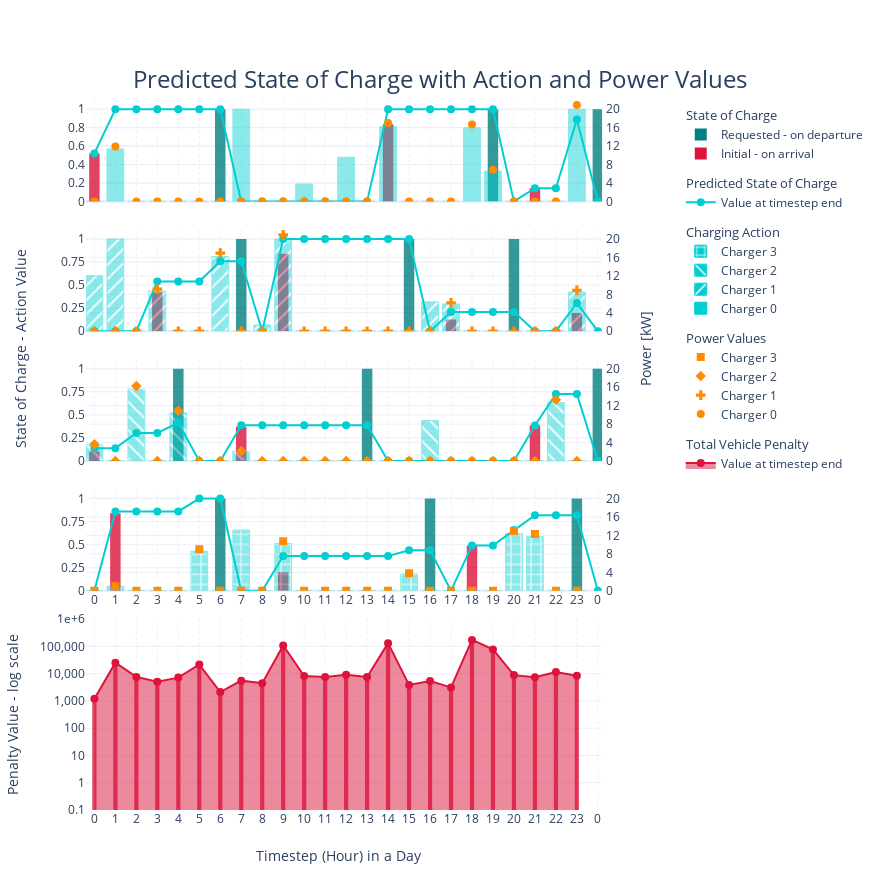

Source (notebook cell):
### Markdown cell above
#### Predicted Vehicle State of Charge and corresponding action and power values and penalties

### Code cell
subplot_fig = make_subplots(
    rows=5,
    row_heights=[0.17, 0.17, 0.17, 0.17, 0.32],
    cols=1,
    shared_xaxes=True,
    vertical_spacing=0.04,
    specs=[[{'secondary_y': True}], [{'secondary_y': True}], [{'secondary_y': True}], [{'secondary_y': True}],
           [{'secondary_y': True}]]
)

charger_patterns = ['', '/', '\\', '+']
charger_markers = ['circle', 'cross', 'diamond', 'square']
for v_id in initial_training_data.index:
    charger_id = int(initial_training_data.loc[v_id, 'Charger ID'])
    counter = number_of_chargers - charger_id
    charger = counter - 1
    
    arr = int(initial_training_data.loc[v_id, 'Arrival'])
    dep = int(initial_training_data.loc[v_id, 'Departure'])
    
    if initial_training_data.loc[v_id, 'Vehicle ID'] == '0':
        psoc = chargers_predictions.loc[chargers_predictions['Charger ID']==charger,'Vehicle State of Charge']
        pactions = chargers_predictions.loc[chargers_predictions['Charger ID']==charger,'Charger Action']
        ppowers = chargers_predictions.loc[chargers_predictions['Charger ID']==charger,'Charger Power Value']
        
        subplot_fig.add_bar(x=initial_training_data.loc[(initial_training_data['Charger ID']==str(charger))&(initial_training_data.index[v_id]==v_id), 'Departure']-1, row=counter, col=1,
                    y=initial_training_data.loc[(initial_training_data['Charger ID']==str(charger))&(initial_training_data.index[v_id]==v_id), 'Requested State of Charge'], name=f'Requested - on departure',
                    width=0.5, marker=dict(color='teal', opacity=0.8, line_width=0), legendgroup='State of Charge', showlegend=(not v_id),
                    legendgrouptitle=dict(text='State of Charge'), secondary_y=False)
        subplot_fig.add_bar(x=initial_training_data.loc[initial_training_data['Charger ID']==str(charger), 'Arrival'], row=counter, col=1,
                    y=initial_training_data.loc[initial_training_data['Charger ID']==str(charger), 'Initial State of Charge'], name=f'Initial - on arrival',
                    width=0.5, marker=dict(color='crimson', opacity=0.8, line_width=0), 
                            legendgroup='State of Charge', showlegend=(not v_id), secondary_y=False)
        
        subplot_fig.add_scatter(y=psoc, line_shape='linear', row=counter, col=1, name='Value at timestep end', mode='markers+lines',
                                marker=dict(size=8, symbol='circle-dot'), line=dict(color='darkturquoise'), 
                                showlegend=(not v_id), secondary_y=False,
                                legendgrouptitle=dict(text='Predicted State of Charge'), legendgroup='Predicted Charger SOC')
        subplot_fig.add_bar(y=pactions, row=counter, col=1, legendgroup='Charger Action', showlegend=True, name=f'Charger {charger}', legendgrouptitle=dict(text='Charging Action'),
                            marker=dict(color='darkturquoise', opacity=0.45, line_width=1, line_color='darkturquoise',
                                        pattern_shape=charger_patterns[charger], pattern_fgopacity=0.9, pattern_fgcolor='white', pattern_size=10), secondary_y=False)
        
        
        
        subplot_fig.add_scatter(y=ppowers, line_shape='linear', row=counter, col=1, name=f'Charger {charger}', mode='markers',
                                marker=dict(size=8, symbol=charger_markers[charger]), line=dict(color='darkorange'), 
                                showlegend=True, secondary_y=True,
                                legendgrouptitle=dict(text='Power Values'), legendgroup='Charger Power')
        
        subplot_fig.add_annotation(x=23, y=1.2, text=f'<i>Charger {charger_id}</i>', textangle=0, opacity=0.9, row=charger_id+1, col=1,
                                   font_size=13, showarrow=False, font_color='grey')    

pevpenalties = penalties['Total Vehicle Penalty']
subplot_fig.add_scatter(y=pevpenalties, line_shape='linear', row=5, col=1, name='Value at timestep end', mode='lines+markers',
                        marker=dict(size=8, symbol='circle'), line=dict(color='crimson'), fill='tozeroy',
                        showlegend=True, secondary_y=False,
                        legendgrouptitle=dict(text='Total Vehicle Penalty'), legendgroup='Total Vehicle Penalty')
subplot_fig.add_bar(x=penalties.index, y=pevpenalties, row=5, col=1, name='Value at timestep end', secondary_y=False,
                        width=0.2, legendgrouptitle=dict(text='Total Battery Penalty'), legendgroup='Total Battery Penalty',
                        marker=dict(line_width=0, opacity=0.8, color='crimson'), showlegend=False)

subplot_fig.add_annotation(x=-0.14, y=0.65, yanchor='middle', text="State of Charge - Action Value", textangle=-90, xref="paper", yref="paper", font_size=14, showarrow=False)
subplot_fig.add_annotation(x=1.04, y=0.65, text="Power [kW]", textangle=-90, xref="paper", yref="paper", font_size=14, showarrow=False)
subplot_fig.add_annotation(x=12/26, y=-0.08, text="Timestep (Hour) in a Day", textangle=0, xref="paper", yref="paper", font_size=14, showarrow=False)

max_timestep = int(initial_training_data.Departure.max() + 1)
subplot_fig.update_layout(title="Predicted State of Charge with Action and Power Values",
                          yaxis=dict(title=''), barmode='overlay')
subplot_fig.update_xaxes(tickformat='', griddash="dot", range=[-0.4, 24.2],
                         tickvals=[i for i in range(max_timestep)],
                         ticktext=[str(i%24) for i in range(max_timestep)])

# For plot export: w(1280)xh(720), w(1920)xh(1080)
# For better overview in jupyter: w(850)xh(650)
plot_width = 880
plot_height = 890

total_ev_pen_max = pevpenalties.max()
y9type = 'log' if total_ev_pen_max > 100000 else 'linear'
y9max_margin = 6 if y9type == 'log' else round(total_ev_pen_max + 10)
y9yaxistext = '- log scale' if y9type == 'log' else ''
subplot_fig.update_layout(height=plot_height, width=plot_width, title=dict(xanchor="center", x=0.5, font_size=24, y=0.92), 
                          showlegend=True, legend=dict(x=26/24), margin=dict(autoexpand=True),
                          xaxis4=dict(showticklabels=True),
                          yaxis=dict(tickformat=" ,~", nticks=5, range=[0, 1.1], dtick=0.2),
                          yaxis2=dict(tickformat=" ,~", nticks=5, range=[0, 22], dtick=4),
                          yaxis3=dict(tickformat=" ,~", nticks=5, range=[0, 1.1], dtick=0.25),
                          yaxis4=dict(tickformat=" ,~", nticks=5, range=[0, 22], dtick=4),
                          yaxis5=dict(tickformat=" ,~", nticks=5, range=[0, 1.1], dtick=0.25),
                          yaxis6=dict(tickformat=" ,~", nticks=5, range=[0, 22], dtick=4),
                          yaxis7=dict(tickformat=" ,~", nticks=5, range=[0, 1.1], dtick=0.25),
                          yaxis8=dict(tickformat=" ,~", nticks=5, range=[0, 22], dtick=4),
                          yaxis9=dict(tickformat=" ,~g", nticks=9, type=y9type, range=[-1, y9max_margin], 
                                      title=dict(text=f'Penalty Value {y9yaxistext}')))

subplot_fig.show()

del psoc, charger_id, counter, charger, arr, dep, max_timestep, plot_width, plot_height

### Figure 1 — Plotly figure (JSON) as saved in the notebook; plotly's stock layout.template omitted (floating-point values rounded to 4 significant figures)
{"data": [{"legendgroup": "State of Charge", "legendgrouptitle": {"text": "State of Charge"}, "marker": {"color": "teal", "line": {"width": 0}, "opacity": 0.8}, "name": "Requested - on departure", "showlegend": true, "type": "bar", "width": 0.5, "x": [6, 16, 23], "xaxis": "x4", "y": [1, 1, 1], "yaxis": "y7"}, {"legendgroup": "State of Charge", "marker": {"color": "crimson", "line": {"width": 0}, "opacity": 0.8}, "name": "Initial - on arrival", "showlegend": true, "type": "bar", "width": 0.5, "x": [1, 9, 18], "xaxis": "x4", "y": [0.8419, 0.2011, 0.4918], "yaxis": "y7"}, {"legendgroup": "Predicted Charger SOC", "legendgrouptitle": {"text": "Predicted State of Charge"}, "line": {"color": "darkturquoise", "shape": "linear"}, "marker": {"size": 8, "symbol": "circle-dot"}, "mode": "markers+lines", "name": "Value at timestep end", "showlegend": true, "type": "scatter", "xaxis": "x4", "y": [0, 0.8605, 0.8605, 0.8605, 0.8605, 1, 1, 0, 0, 0.3773, 0.3773, 0.3773, 0.3773, 0.3773, 0.3773, 0.4394, 0.4394, 0, 0.4918, 0.4918, 0.6604, 0.82, 0.82, 0.82, 0], "yaxis": "y7"}, {"legendgroup": "Charger Action", "legendgrouptitle": {"text": "Charging Action"}, "marker": {"color": "darkturquoise", "line": {"color": "darkturquoise", "width": 1}, "opacity": 0.45, "pattern": {"fgcolor": "white", "fgopacity": 0.9, "shape": "+", "size": 10}}, "name": "Charger 3", "showlegend": true, "type": "bar", "xaxis": "x4", "y": [0, 0.04707, 0, 0, 0, 0.43, 0, 0.6584, 0, 0.5141, 0, 0, 0, 0, 0, 0.1812, 0, 0, 0, 0, 0.621, 0.5882, 0, 0, null], "yaxis": "y7"}, {"legendgroup": "Charger Power", "legendgrouptitle": {"text": "Power Values"}, "line": {"color": "darkorange", "shape": "linear"}, "marker": {"size": 8, "symbol": "square"}, "mode": "markers", "name": "Charger 3", "showlegend": true, "type": "scatter", "xaxis": "x4", "y": [0, 0.9838, 0, 0, 0, 8.987, 0, 0, 0, 10.74, 0, 0, 0, 0, 0, 3.787, 0, 0, 0, 0, 12.98, 12.29, 0, 0, null], "yaxis": "y8"}, {"legendgroup": "State of Charge", "legendgrouptitle": {"text": "State of Charge"}, "marker": {"color": "teal", "line": {"width": 0}, "opacity": 0.8}, "name": "Requested - on departure", "showlegend": false, "type": "bar", "width": 0.5, "x": [4, 13, 24], "xaxis": "x3", "y": [1, 1, 1], "yaxis": "y5"}, {"legendgroup": "State of Charge", "marker": {"color": "crimson", "line": {"width": 0}, "opacity": 0.8}, "name": "Initial - on arrival", "showlegend": false, "type": "bar", "width": 0.5, "x": [0, 7, 21], "xaxis": "x3", "y": [0.1024, 0.3701, 0.3856], "yaxis": "y5"}, {"legendgroup": "Predicted Charger SOC", "legendgrouptitle": {"text": "Predicted State of Charge"}, "line": {"color": "darkturquoise", "shape": "linear"}, "marker": {"size": 8, "symbol": "circle-dot"}, "mode": "markers+lines", "name": "Value at timestep end", "showlegend": false, "type": "scatter", "xaxis": "x3", "y": [0.1389, 0.1389, 0.3034, 0.3034, 0.4135, 0, 0, 0.3888, 0.3888, 0.3888, 0.3888, 0.3888, 0.3888, 0.3888, 0, 0, 0, 0, 0, 0, 0, 0.3856, 0.7262, 0.7262, 0], "yaxis": "y5"}, {"legendgroup": "Charger Action", "legendgrouptitle": {"text": "Charging Action"}, "marker": {"color": "darkturquoise", "line": {"color": "darkturquoise", "width": 1}, "opacity": 0.45, "pattern": {"fgcolor": "white", "fgopacity": 0.9, "shape": "\\", "size": 10}}, "name": "Charger 2", "showlegend": true, "type": "bar", "xaxis": "x3", "y": [0.173, 0, 0.7791, 0, 0.5216, 0, 0, 0.1047, 0, 0, 0, 0, 0, 0, 0, 0, 0.4381, 0, 0, 0, 0, 0, 0.6355, 0, null], "yaxis": "y5"}, {"legendgroup": "Charger Power", "legendgrouptitle": {"text": "Power Values"}, "line": {"color": "darkorange", "shape": "linear"}, "marker": {"size": 8, "symbol": "diamond"}, "mode": "markers", "name": "Charger 2", "showlegend": true, "type": "scatter", "xaxis": "x3", "y": [3.615, 0, 16.28, 0, 10.9, 0, 0, 2.187, 0, 0, 0, 0, 0, 0, 0, 0, 0, 0, 0, 0, 0, 0, 13.28, 0, null], "yaxis": "y6"}, {"legendgroup": "State of Charge", "legendgrouptitle": {"text": "State of Charge"}, "marker": {"color": "teal", "line": {"width": 0}, "opacity": 0.8}, "name": "Requested - on departure", "showlegend": false, "type": "bar", "width": 0.5, "x": [7, 15, 20, 26], "xaxis": "x2", "y": [1, 1, 1, 1], "yaxis": "y3"}, {"legendgroup": "State of Charge", "marker": {"color": "crimson", "line": {"width": 0}, "opacity": 0.8}, "name": "Initial - on arrival", "showlegend": false, "type": "bar", "width": 0.5, "x": [3, 9, 17, 23], "xaxis": "x2", "y": [0.4214, 0.8411, 0.1261, 0.1972], "yaxis": "y3"}, {"legendgroup": "Predicted Charger SOC", "legendgrouptitle": {"text": "Predicted State of Charge"}, "line": {"color": "darkturquoise", "shape": "linear"}, "marker": {"size": 8, "symbol": "circle-dot"}, "mode": "markers+lines", "name": "Value at timestep end", "showlegend": false, "type": "scatter", "xaxis": "x2", "y": [0, 0, 0, 0.5397, 0.5397, 0.5397, 0.7597, 0.7597, 0, 1, 1, 1, 1, 1, 1, 1, 0, 0.2083, 0.2083, 0.2083, 0.2083, 0, 0, 0.3051, 0], "yaxis": "y3"}, {"legendgroup": "Charger Action", "legendgrouptitle": {"text": "Charging Action"}, "marker": {"color": "darkturquoise", "line": {"color": "darkturquoise", "width": 1}, "opacity": 0.45, "pattern": {"fgcolor": "white", "fgopacity": 0.9, "shape": "/", "size": 10}}, "name": "Charger 1", "showlegend": true, "type": "bar", "xaxis": "x2", "y": [0.6006, 1, 0, 0.4359, 0, 0, 0.8104, 0, 0.06753, 1, 0, 0, 0, 0, 0, 0, 0.3184, 0.2951, 0, 0, 0, 0, 0, 0.4234, null], "yaxis": "y3"}, {"legendgroup": "Charger Power", "legendgrouptitle": {"text": "Power Values"}, "line": {"color": "darkorange", "shape": "linear"}, "marker": {"size": 8, "symbol": "cross"}, "mode": "markers", "name": "Charger 1", "showlegend": true, "type": "scatter", "xaxis": "x2", "y": [0, 0, 0, 9.111, 0, 0, 16.94, 0, 0, 20.9, 0, 0, 0, 0, 0, 0, 0, 6.168, 0, 0, 0, 0, 0, 8.849, null], "yaxis": "y4"}, {"legendgroup": "State of Charge", "legendgrouptitle": {"text": "State of Charge"}, "marker": {"color": "teal", "line": {"width": 0}, "opacity": 0.8}, "name": "Requested - on departure", "showlegend": false, "type": "bar", "width": 0.5, "x": [6, 19, 24], "xaxis": "x", "y": [1, 1, 1], "yaxis": "y"}, {"legendgroup": "State of Charge", "marker": {"color": "crimson", "line": {"width": 0}, "opacity": 0.8}, "name": "Initial - on arrival", "showlegend": false, "type": "bar", "width": 0.5, "x": [0, 14, 21], "xaxis": "x", "y": [0.5204, 0.8367, 0.1424], "yaxis": "y"}, {"legendgroup": "Predicted Charger SOC", "legendgrouptitle": {"text": "Predicted State of Charge"}, "line": {"color": "darkturquoise", "shape": "linear"}, "marker": {"size": 8, "symbol": "circle-dot"}, "mode": "markers+lines", "name": "Value at timestep end", "showlegend": false, "type": "scatter", "xaxis": "x", "y": [0.5204, 1, 1, 1, 1, 1, 1, 0, 0, 0, 0, 0, 0, 0, 1, 1, 1, 1, 1, 1, 0, 0.1424, 0.1424, 0.8888, 0], "yaxis": "y"}, {"legendgroup": "Charger Action", "legendgrouptitle": {"text": "Charging Action"}, "marker": {"color": "darkturquoise", "line": {"color": "darkturquoise", "width": 1}, "opacity": 0.45, "pattern": {"fgcolor": "white", "fgopacity": 0.9, "shape": "", "size": 10}}, "name": "Charger 0", "showlegend": true, "type": "bar", "xaxis": "x", "y": [0, 0.5688, 0, 0, 0, 0, 0, 1, 0, 0, 0.1888, 0, 0.4789, 0, 0.8128, 0, 0, 0, 0.7992, 0.3295, 0, 0, 0, 1, null], "yaxis": "y"}, {"legendgroup": "Charger Power", "legendgrouptitle": {"text": "Power Values"}, "line": {"color": "darkorange", "shape": "linear"}, "marker": {"size": 8, "symbol": "circle"}, "mode": "markers", "name": "Charger 0", "showlegend": true, "type": "scatter", "xaxis": "x", "y": [0, 11.89, 0, 0, 0, 0, 0, 0, 0, 0, 0, 0, 0, 0, 16.99, 0, 0, 0, 16.7, 6.886, 0, 0, 0, 20.9, null], "yaxis": "y2"}, {"fill": "tozeroy", "legendgroup": "Total Vehicle Penalty", "legendgrouptitle": {"text": "Total Vehicle Penalty"}, "line": {"color": "crimson", "shape": "linear"}, "marker": {"size": 8, "symbol": "circle"}, "mode": "lines+markers", "name": "Value at timestep end", "showlegend": true, "type": "scatter", "xaxis": "x5", "y": [1201.0, 25080.0, 7610.0, 5048.0, 7166.0, 21670.0, 2118.0, 5553.0, 4448.0, 107900.0, 8180.0, 7613.0, 9050.0, 7613.0, 131800.0, 3878.0, 5413.0, 3143.0, 173300.0, 77710.0, 8850.0, 7421.0, 11450.0, 8428.0], "yaxis": "y9"}, {"legendgroup": "Total Battery Penalty", "legendgrouptitle": {"text": "Total Battery Penalty"}, "marker": {"color": "crimson", "line": {"width": 0}, "opacity": 0.8}, "name": "Value at timestep end", "showlegend": false, "type": "bar", "width": 0.2, "x": [0, 1, 2, 3, 4, 5, 6, 7, 8, 9, 10, 11, 12, 13, 14, 15, 16, 17, 18, 19, 20, 21, 22, 23], "xaxis": "x5", "y": [1201.0, 25080.0, 7610.0, 5048.0, 7166.0, 21670.0, 2118.0, 5553.0, 4448.0, 107900.0, 8180.0, 7613.0, 9050.0, 7613.0, 131800.0, 3878.0, 5413.0, 3143.0, 173300.0, 77710.0, 8850.0, 7421.0, 11450.0, 8428.0], "yaxis": "y9"}], "layout": {"annotations": [{"font": {"color": "grey", "size": 13}, "opacity": 0.9, "showarrow": false, "text": "<i>Charger 0</i>", "textangle": 0, "x": 23, "xref": "x", "y": 1.2, "yref": "y"}, {"font": {"color": "grey", "size": 13}, "opacity": 0.9, "showarrow": false, "text": "<i>Charger 1</i>", "textangle": 0, "x": 23, "xref": "x2", "y": 1.2, "yref": "y3"}, {"font": {"color": "grey", "size": 13}, "opacity": 0.9, "showarrow": false, "text": "<i>Charger 2</i>", "textangle": 0, "x": 23, "xref": "x3", "y": 1.2, "yref": "y5"}, {"font": {"color": "grey", "size": 13}, "opacity": 0.9, "showarrow": false, "text": "<i>Charger 3</i>", "textangle": 0, "x": 23, "xref": "x4", "y": 1.2, "yref": "y7"}, {"font": {"size": 14}, "showarrow": false, "text": "State of Charge - Action Value", "textangle": -90, "x": -0.14, "xref": "paper", "y": 0.65, "yanchor": "middle", "yref": "paper"}, {"font": {"size": 14}, "showarrow": false, "text": "Power [kW]", "textangle": -90, "x": 1.04, "xref": "paper", "y": 0.65, "yref": "paper"}, {"font": {"size": 14}, "showarrow": false, "text": "Timestep (Hour) in a Day", "textangle": 0, "x": 0.4615, "xref": "paper", "y": -0.08, "yref": "paper"}], "barmode": "overlay", "height": 890, "legend": {"x": 1.083}, "margin": {"autoexpand": true}, "showlegend": true, "title": {"font": {"size": 24}, "text": "Predicted State of Charge with Action and Power Values", "x": 0.5, "xanchor": "center", "y": 0.92}, "width": 880, "xaxis": {"anchor": "y", "domain": [0, 0.94], "griddash": "dot", "matches": "x5", "range": [-0.4, 24.2], "showticklabels": false, "tickformat": "", "ticktext": ["0", "1", "2", "3", "4", "5", "6", "7", "8", "9", "10", "11", "12", "13", "14", "15", "16", "17", "18", "19", "20", "21", "22", "23", "0", "1", "2", "3"], "tickvals": [0, 1, 2, 3, 4, 5, 6, 7, 8, 9, 10, 11, 12, 13, 14, 15, 16, 17, 18, 19, 20, 21, 22, 23, 24, 25, 26, 27]}, "xaxis2": {"anchor": "y3", "domain": [0, 0.94], "griddash": "dot", "matches": "x5", "range": [-0.4, 24.2], "showticklabels": false, "tickformat": "", "ticktext": ["0", "1", "2", "3", "4", "5", "6", "7", "8", "9", "10", "11", "12", "13", "14", "15", "16", "17", "18", "19", "20", "21", "22", "23", "0", "1", "2", "3"], "tickvals": [0, 1, 2, 3, 4, 5, 6, 7, 8, 9, 10, 11, 12, 13, 14, 15, 16, 17, 18, 19, 20, 21, 22, 23, 24, 25, 26, 27]}, "xaxis3": {"anchor": "y5", "domain": [0, 0.94], "griddash": "dot", "matches": "x5", "range": [-0.4, 24.2], "showticklabels": false, "tickformat": "", "ticktext": ["0", "1", "2", "3", "4", "5", "6", "7", "8", "9", "10", "11", "12", "13", "14", "15", "16", "17", "18", "19", "20", "21", "22", "23", "0", "1", "2", "3"], "tickvals": [0, 1, 2, 3, 4, 5, 6, 7, 8, 9, 10, 11, 12, 13, 14, 15, 16, 17, 18, 19, 20, 21, 22, 23, 24, 25, 26, 27]}, "xaxis4": {"anchor": "y7", "domain": [0, 0.94], "griddash": "dot", "matches": "x5", "range": [-0.4, 24.2], "showticklabels": true, "tickformat": "", "ticktext": ["0", "1", "2", "3", "4", "5", "6", "7", "8", "9", "10", "11", "12", "13", "14", "15", "16", "17", "18", "19", "20", "21", "22", "23", "0", "1", "2", "3"], "tickvals": [0, 1, 2, 3, 4, 5, 6, 7, 8, 9, 10, 11, 12, 13, 14, 15, 16, 17, 18, 19, 20, 21, 22, 23, 24, 25, 26, 27]}, "xaxis5": {"anchor": "y9", "domain": [0, 0.94], "griddash": "dot", "range": [-0.4, 24.2], "tickformat": "", "ticktext": ["0", "1", "2", "3", "4", "5", "6", "7", "8", "9", "10", "11", "12", "13", "14", "15", "16", "17", "18", "19", "20", "21", "22", "23", "0", "1", "2", "3"], "tickvals": [0, 1, 2, 3, 4, 5, 6, 7, 8, 9, 10, 11, 12, 13, 14, 15, 16, 17, 18, 19, 20, 21, 22, 23, 24, 25, 26, 27]}, "yaxis": {"anchor": "x", "domain": [0.8572, 1], "dtick": 0.2, "nticks": 5, "range": [0, 1.1], "tickformat": " ,~", "title": {"text": ""}}, "yaxis10": {"anchor": "x5", "overlaying": "y9", "side": "right"}, "yaxis2": {"anchor": "x", "dtick": 4, "nticks": 5, "overlaying": "y", "range": [0, 22], "side": "right", "tickformat": " ,~"}, "yaxis3": {"anchor": "x2", "domain": [0.6744, 0.8172], "dtick": 0.25, "nticks": 5, "range": [0, 1.1], "tickformat": " ,~"}, "yaxis4": {"anchor": "x2", "dtick": 4, "nticks": 5, "overlaying": "y3", "range": [0, 22], "side": "right", "tickformat": " ,~"}, "yaxis5": {"anchor": "x3", "domain": [0.4916, 0.6344], "dtick": 0.25, "nticks": 5, "range": [0, 1.1], "tickformat": " ,~"}, "yaxis6": {"anchor": "x3", "dtick": 4, "nticks": 5, "overlaying": "y5", "range": [0, 22], "side": "right", "tickformat": " ,~"}, "yaxis7": {"anchor": "x4", "domain": [0.3088, 0.4516], "dtick": 0.25, "nticks": 5, "range": [0, 1.1], "tickformat": " ,~"}, "yaxis8": {"anchor": "x4", "dtick": 4, "nticks": 5, "overlaying": "y7", "range": [0, 22], "side": "right", "tickformat": " ,~"}, "yaxis9": {"anchor": "x5", "domain": [0, 0.2688], "nticks": 9, "range": [-1, 6], "tickformat": " ,~g", "title": {"text": "Penalty Value - log scale"}, "type": "log"}}}
